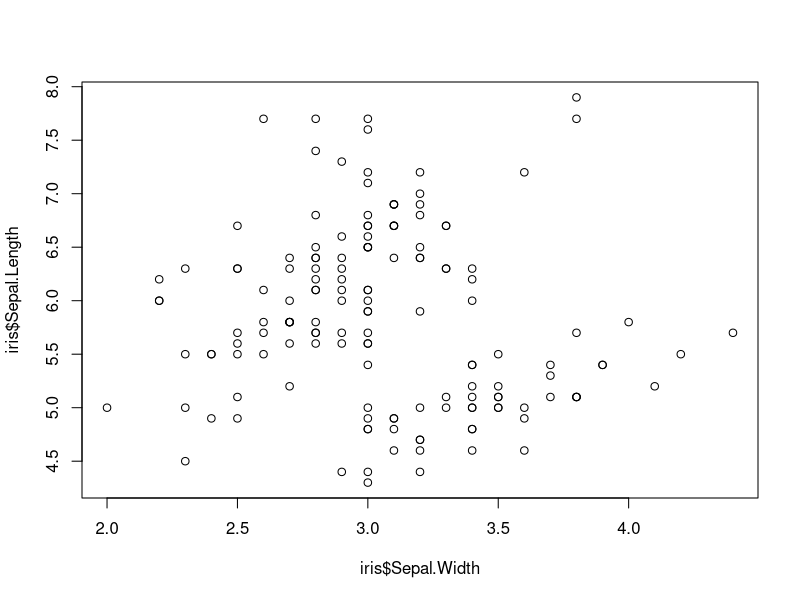
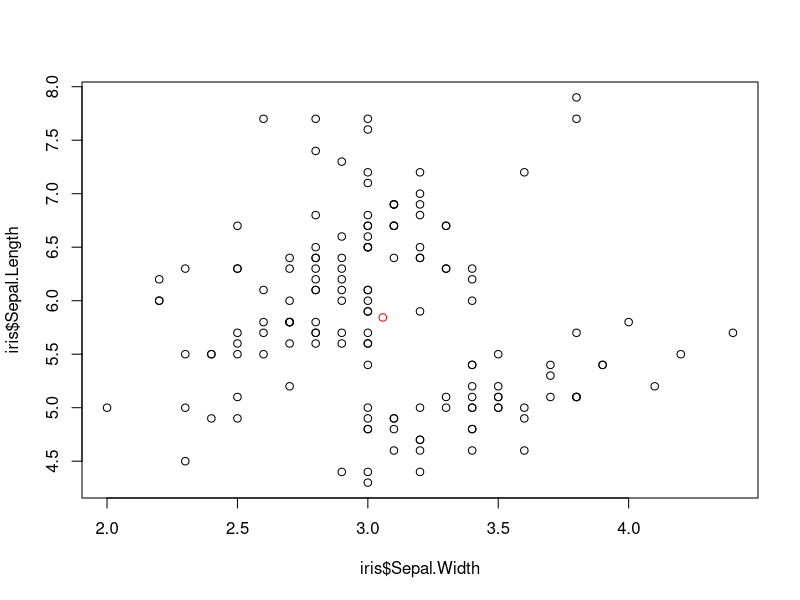
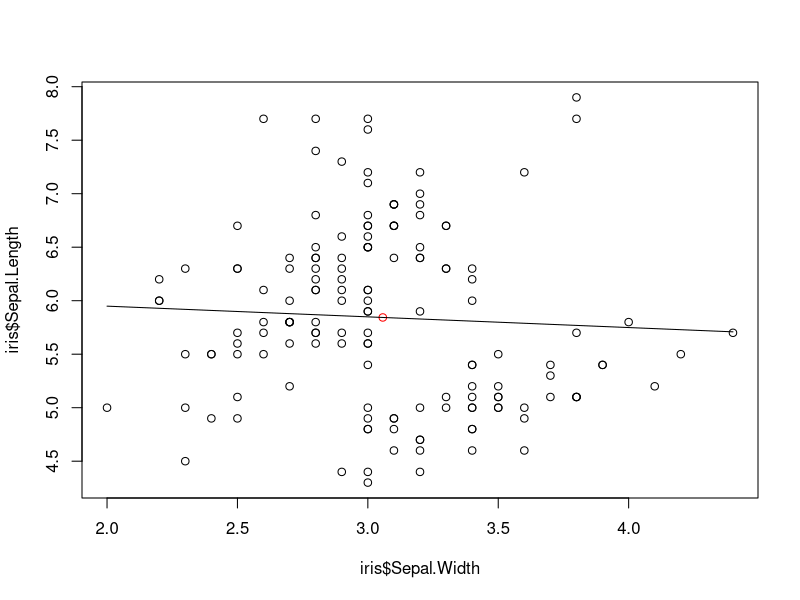
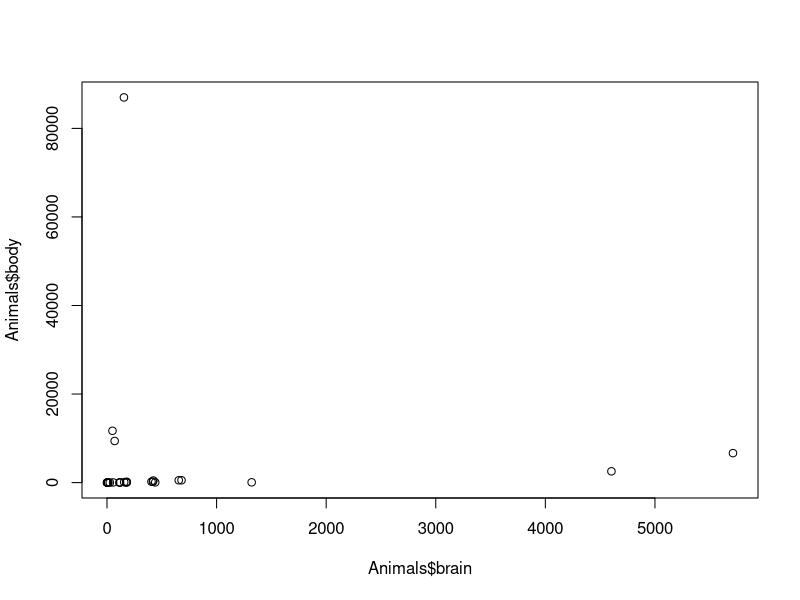
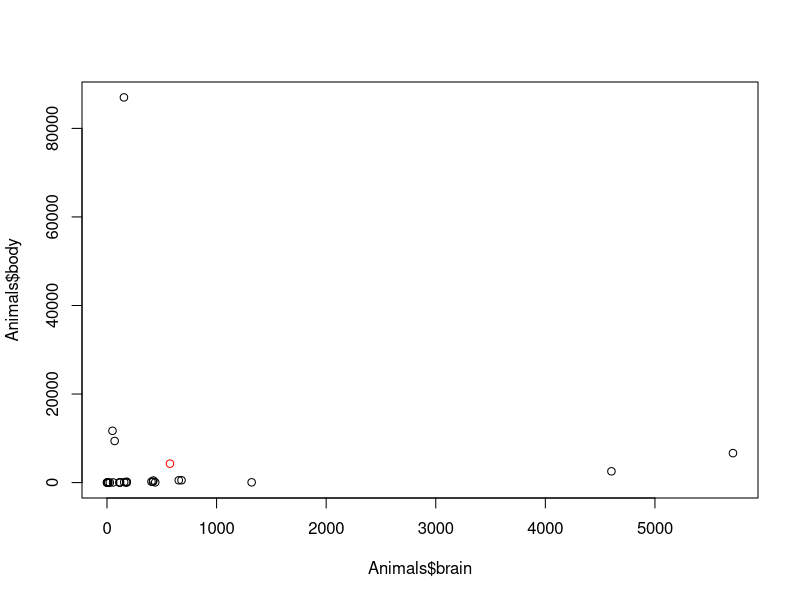
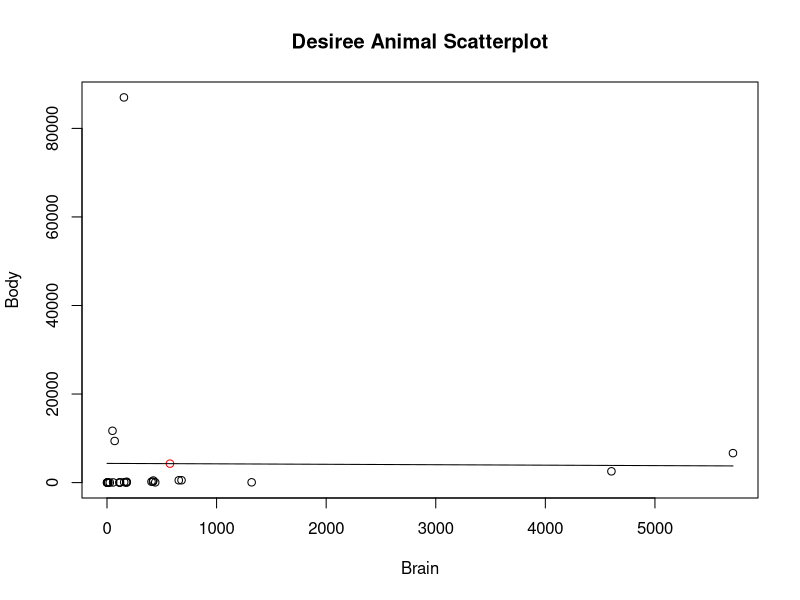

The R source for these figures, in order:
#DesireeSmith
#September 9, 2021
#Week 2: In-Class Rcoding practice

data(iris)
head(iris)
iris$Sepal.Width
mean(iris$Sepal.Length)
sd(iris$Sepal.Width)
plot(x=iris$Sepal.Width, y= iris$Sepal.Length)
data_center_x=mean(iris$Sepal.Width)
data_center_y=mean(iris$Sepal.Length)
c(data_center_x, data_center_y)
plot(x=iris$Sepal.Width,y=iris$Sepal.Length)
points(x=data_center_x,y=data_center_y, col="red")
line_point_slope=function(x,x1,y1,slope)
  {get_y_intercept=
  function(x1,y1,slope)
    return(-(x1*slope)+y1)
  linear= 
    function(x,yint,slope)
      return(yint+ x*slope)
  return(linear(x,get_y_intercept(x1,y1,slope), slope))
}
plot(x=iris$Sepal.Width, y= iris$Sepal.Length)
points(x=data_center_x, y=data_center_y,col="red" )
curve(line_point_slope(x,
                       data_center_x,
                       data_center_y,
                       -0.1),
      add= TRUE)

library(MASS)
data("Animals")
head(Animals)

Animals$brain
mean(Animals$brain)
sd(Animals$brain)
plot(x=Animals$brain, y= Animals$body)
data_center_x=mean(Animals$brain)
data_center_y=mean(Animals$body)
c(data_center_x, data_center_y)
plot(x=Animals$brain,y=Animals$body)
points(x=data_center_x,y=data_center_y, col="red")
line_point_slope=function(x,x1,y1,slope)
{get_y_intercept=
  function(x1,y1,slope)
    return(-(x1*slope)+y1)
linear= 
  function(x,yint,slope)
    return(yint+ x*slope)
return(linear(x,get_y_intercept(x1,y1,slope), slope))
}
plot(x=Animals$brain, y= Animals$body, xlab= "Brain", ylab="Body")
points(x=data_center_x, y=data_center_y,col="red" )
curve(line_point_slope(x,
                       data_center_x,
                       data_center_y,
                       -0.1),
      add= TRUE)

title("Desiree Animal Scatterplot")



 